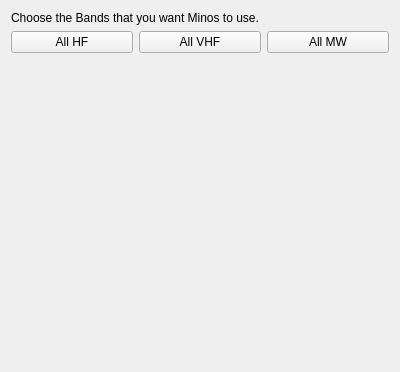
<?xml version="1.0" encoding="UTF-8"?>
<ui version="4.0">
 <class>BandsSelect</class>
 <widget class="MinosPanel" name="BandsSelect">
  <property name="geometry">
   <rect>
    <x>0</x>
    <y>0</y>
    <width>400</width>
    <height>372</height>
   </rect>
  </property>
  <property name="windowTitle">
   <string>Select wanted bands</string>
  </property>
  <layout class="QVBoxLayout" name="verticalLayout_4">
   <item>
    <widget class="QLabel" name="label">
     <property name="text">
      <string>Choose the Bands that you want Minos to use.</string>
     </property>
    </widget>
   </item>
   <item>
    <layout class="QHBoxLayout" name="horizontalLayout_2">
     <item>
      <layout class="QVBoxLayout" name="verticalLayout">
       <item>
        <widget class="QPushButton" name="allHFButton">
         <property name="text">
          <string>All HF</string>
         </property>
        </widget>
       </item>
       <item>
        <widget class="QFrame" name="hfBandsFrame">
         <property name="frameShape">
          <enum>QFrame::Box</enum>
         </property>
         <property name="frameShadow">
          <enum>QFrame::Raised</enum>
         </property>
        </widget>
       </item>
      </layout>
     </item>
     <item>
      <layout class="QVBoxLayout" name="verticalLayout_2">
       <item>
        <widget class="QPushButton" name="allVHFButton">
         <property name="text">
          <string>All VHF</string>
         </property>
        </widget>
       </item>
       <item>
        <widget class="QFrame" name="vhfBandsFrame">
         <property name="frameShape">
          <enum>QFrame::Box</enum>
         </property>
         <property name="frameShadow">
          <enum>QFrame::Raised</enum>
         </property>
        </widget>
       </item>
      </layout>
     </item>
     <item>
      <layout class="QVBoxLayout" name="verticalLayout_3">
       <item>
        <widget class="QPushButton" name="allMWButton">
         <property name="text">
          <string>All MW</string>
         </property>
        </widget>
       </item>
       <item>
        <widget class="QFrame" name="mwBandsFrame">
         <property name="frameShape">
          <enum>QFrame::Box</enum>
         </property>
         <property name="frameShadow">
          <enum>QFrame::Raised</enum>
         </property>
        </widget>
       </item>
      </layout>
     </item>
    </layout>
   </item>
   <item>
    <spacer name="verticalSpacer">
     <property name="orientation">
      <enum>Qt::Vertical</enum>
     </property>
     <property name="sizeHint" stdset="0">
      <size>
       <width>20</width>
       <height>40</height>
      </size>
     </property>
    </spacer>
   </item>
  </layout>
 </widget>
 <customwidgets>
  <customwidget>
   <class>MinosPanel</class>
   <extends>QFrame</extends>
   <header>minospanel.h</header>
   <container>1</container>
  </customwidget>
 </customwidgets> <resources/>
 <connections/>
</ui>
